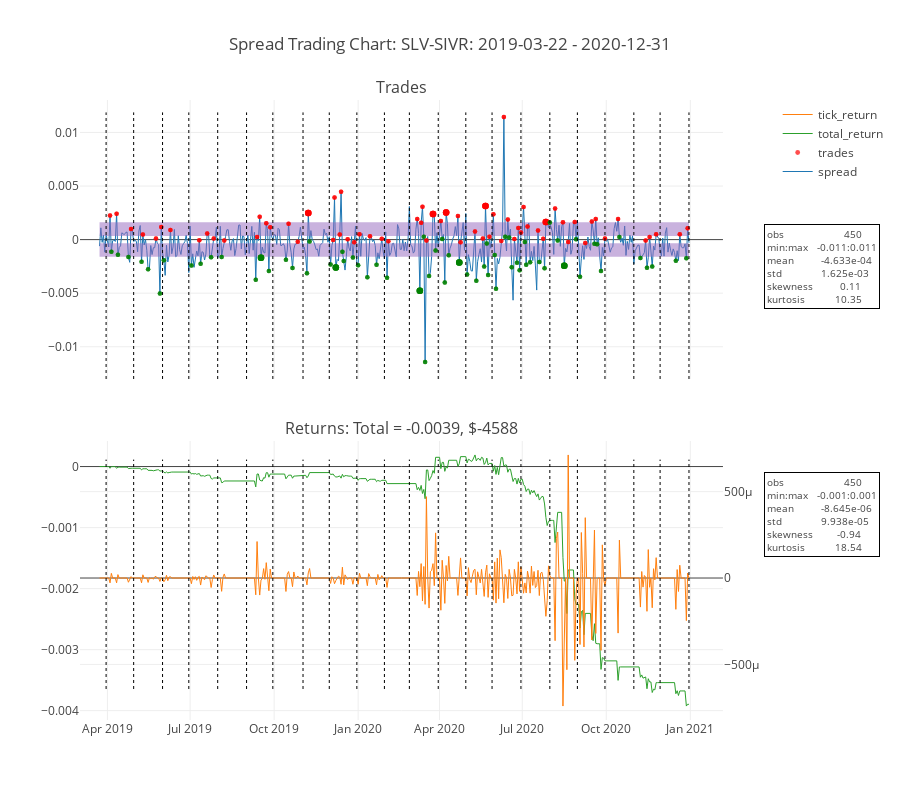

Here is the notebook cell this chart was saved with:
### Markdown cell above
### Experiment 1: Longer Window
* Below are the results for a 60 day window
* This strategy loses 0.0039, $4,588

### Code cell
strategy_params = dict(
    pair=pairs[0],
    window=60,
    open_threshold=0.00161,
    close_threshold=0.00034,
    run=True,
    transact_cost_per_share = 0.01,
    closed_positions = [],
)
strategy_params["df_ticks"] = utils.get_ticks(strategy_params["pair"], df_data, strategy_params["window"])

strategy = utils.Strategy(**strategy_params)
strategy.plot()

### Figure 1 — Plotly figure (JSON) as saved in the notebook; plotly's stock layout.template omitted (floating-point values rounded to 4 significant figures; data arrays with more than 128 entries replaced by an {"elided": "..."} marker saying what was removed)
{"data": [{"line": {"width": 1}, "name": "spread", "type": "scatter", "x": {"elided": "450 str values"}, "xaxis": "x", "y": {"elided": "450 float values"}, "yaxis": "y"}, {"hoverinfo": "skip", "line": {"width": 0}, "name": "close_threshold", "showlegend": false, "type": "scatter", "x": {"elided": "450 str values"}, "xaxis": "x", "y": {"elided": "450 float values"}, "yaxis": "y"}, {"fill": "tonexty", "hoverinfo": "skip", "line": {"color": "#9467BD", "width": 0}, "name": "open_threshold", "showlegend": false, "type": "scatter", "x": {"elided": "450 str values"}, "xaxis": "x", "y": {"elided": "450 float values"}, "yaxis": "y"}, {"hoverinfo": "skip", "line": {"width": 0}, "name": "close_threshold", "showlegend": false, "type": "scatter", "x": {"elided": "450 str values"}, "xaxis": "x", "y": {"elided": "450 float values"}, "yaxis": "y"}, {"fill": "tonexty", "hoverinfo": "skip", "line": {"color": "#9467BD", "width": 0}, "name": "open_threshold", "showlegend": false, "type": "scatter", "x": {"elided": "450 str values"}, "xaxis": "x", "y": {"elided": "450 float values"}, "yaxis": "y"}, {"hovertemplate": "%{text}", "marker": {"color": {"elided": "288 str values"}, "line": {"width": 0}, "size": {"elided": "288 float values"}}, "mode": "markers", "name": "trades", "text": {"elided": "288 str values"}, "type": "scatter", "x": {"elided": "288 str values"}, "xaxis": "x", "y": {"elided": "288 float values"}, "yaxis": "y"}, {"line": {"color": "#2CA02C", "width": 1}, "name": "total_return", "type": "scatter", "x": {"elided": "450 str values"}, "xaxis": "x2", "y": {"elided": "450 float values"}, "yaxis": "y3"}, {"line": {"color": "#FF7F0E", "width": 1}, "name": "tick_return", "type": "scatter", "x": {"elided": "450 str values"}, "xaxis": "x2", "y": {"elided": "450 float values"}, "yaxis": "y4"}], "layout": {"annotations": [{"font": {"size": 16}, "showarrow": false, "text": "Trades", "x": 0.47, "xanchor": "center", "xref": "paper", "y": 1, "yanchor": "bottom", "yref": "paper"}, {"font": {"size": 16}, "showarrow": false, "text": "Returns: Total = -0.0039, $-4588", "x": 0.47, "xanchor": "center", "xref": "paper", "y": 0.45, "yanchor": "bottom", "yref": "paper"}, {"align": "left", "bgcolor": "white", "bordercolor": "black", "borderpad": 2, "borderwidth": 1, "font": {"size": 10}, "showarrow": false, "text": "obs                    450<br>min:max   -0.001:0.001<br>mean         -8.645e-06<br>std             9.938e-05<br>skewness        -0.94<br>kurtosis          18.54", "x": 1, "xanchor": "left", "xref": "paper", "y": 0.4, "yanchor": "top", "yref": "paper"}, {"align": "left", "bgcolor": "white", "bordercolor": "black", "borderpad": 2, "borderwidth": 1, "font": {"size": 10}, "showarrow": false, "text": "obs                    450<br>min:max   -0.011:0.011<br>mean         -4.633e-04<br>std             1.625e-03<br>skewness         0.11<br>kurtosis          10.35", "x": 1, "xanchor": "left", "xref": "paper", "y": 0.8, "yanchor": "top", "yref": "paper"}], "autosize": true, "height": 800, "hoverlabel": {"font": {"family": "Courier New, monospace"}}, "shapes": [{"line": {"dash": "dot", "width": 1}, "type": "line", "x0": "2019-03-29", "x1": "2019-03-29", "xref": "x", "y0": 0.55, "y1": 0.98, "yref": "paper"}, {"line": {"dash": "dot", "width": 1}, "type": "line", "x0": "2019-03-29", "x1": "2019-03-29", "xref": "x", "y0": 0.05, "y1": 0.42, "yref": "paper"}, {"line": {"dash": "dot", "width": 1}, "type": "line", "x0": "2019-04-30", "x1": "2019-04-30", "xref": "x", "y0": 0.55, "y1": 0.98, "yref": "paper"}, {"line": {"dash": "dot", "width": 1}, "type": "line", "x0": "2019-04-30", "x1": "2019-04-30", "xref": "x", "y0": 0.05, "y1": 0.42, "yref": "paper"}, {"line": {"dash": "dot", "width": 1}, "type": "line", "x0": "2019-05-31", "x1": "2019-05-31", "xref": "x", "y0": 0.55, "y1": 0.98, "yref": "paper"}, {"line": {"dash": "dot", "width": 1}, "type": "line", "x0": "2019-05-31", "x1": "2019-05-31", "xref": "x", "y0": 0.05, "y1": 0.42, "yref": "paper"}, {"line": {"dash": "dot", "width": 1}, "type": "line", "x0": "2019-06-28", "x1": "2019-06-28", "xref": "x", "y0": 0.55, "y1": 0.98, "yref": "paper"}, {"line": {"dash": "dot", "width": 1}, "type": "line", "x0": "2019-06-28", "x1": "2019-06-28", "xref": "x", "y0": 0.05, "y1": 0.42, "yref": "paper"}, {"line": {"dash": "dot", "width": 1}, "type": "line", "x0": "2019-07-31", "x1": "2019-07-31", "xref": "x", "y0": 0.55, "y1": 0.98, "yref": "paper"}, {"line": {"dash": "dot", "width": 1}, "type": "line", "x0": "2019-07-31", "x1": "2019-07-31", "xref": "x", "y0": 0.05, "y1": 0.42, "yref": "paper"}, {"line": {"dash": "dot", "width": 1}, "type": "line", "x0": "2019-08-30", "x1": "2019-08-30", "xref": "x", "y0": 0.55, "y1": 0.98, "yref": "paper"}, {"line": {"dash": "dot", "width": 1}, "type": "line", "x0": "2019-08-30", "x1": "2019-08-30", "xref": "x", "y0": 0.05, "y1": 0.42, "yref": "paper"}, {"line": {"dash": "dot", "width": 1}, "type": "line", "x0": "2019-09-30", "x1": "2019-09-30", "xref": "x", "y0": 0.55, "y1": 0.98, "yref": "paper"}, {"line": {"dash": "dot", "width": 1}, "type": "line", "x0": "2019-09-30", "x1": "2019-09-30", "xref": "x", "y0": 0.05, "y1": 0.42, "yref": "paper"}, {"line": {"dash": "dot", "width": 1}, "type": "line", "x0": "2019-10-31", "x1": "2019-10-31", "xref": "x", "y0": 0.55, "y1": 0.98, "yref": "paper"}, {"line": {"dash": "dot", "width": 1}, "type": "line", "x0": "2019-10-31", "x1": "2019-10-31", "xref": "x", "y0": 0.05, "y1": 0.42, "yref": "paper"}, {"line": {"dash": "dot", "width": 1}, "type": "line", "x0": "2019-11-29", "x1": "2019-11-29", "xref": "x", "y0": 0.55, "y1": 0.98, "yref": "paper"}, {"line": {"dash": "dot", "width": 1}, "type": "line", "x0": "2019-11-29", "x1": "2019-11-29", "xref": "x", "y0": 0.05, "y1": 0.42, "yref": "paper"}, {"line": {"dash": "dot", "width": 1}, "type": "line", "x0": "2019-12-31", "x1": "2019-12-31", "xref": "x", "y0": 0.55, "y1": 0.98, "yref": "paper"}, {"line": {"dash": "dot", "width": 1}, "type": "line", "x0": "2019-12-31", "x1": "2019-12-31", "xref": "x", "y0": 0.05, "y1": 0.42, "yref": "paper"}, {"line": {"dash": "dot", "width": 1}, "type": "line", "x0": "2020-01-31", "x1": "2020-01-31", "xref": "x", "y0": 0.55, "y1": 0.98, "yref": "paper"}, {"line": {"dash": "dot", "width": 1}, "type": "line", "x0": "2020-01-31", "x1": "2020-01-31", "xref": "x", "y0": 0.05, "y1": 0.42, "yref": "paper"}, {"line": {"dash": "dot", "width": 1}, "type": "line", "x0": "2020-02-28", "x1": "2020-02-28", "xref": "x", "y0": 0.55, "y1": 0.98, "yref": "paper"}, {"line": {"dash": "dot", "width": 1}, "type": "line", "x0": "2020-02-28", "x1": "2020-02-28", "xref": "x", "y0": 0.05, "y1": 0.42, "yref": "paper"}, {"line": {"dash": "dot", "width": 1}, "type": "line", "x0": "2020-03-31", "x1": "2020-03-31", "xref": "x", "y0": 0.55, "y1": 0.98, "yref": "paper"}, {"line": {"dash": "dot", "width": 1}, "type": "line", "x0": "2020-03-31", "x1": "2020-03-31", "xref": "x", "y0": 0.05, "y1": 0.42, "yref": "paper"}, {"line": {"dash": "dot", "width": 1}, "type": "line", "x0": "2020-04-30", "x1": "2020-04-30", "xref": "x", "y0": 0.55, "y1": 0.98, "yref": "paper"}, {"line": {"dash": "dot", "width": 1}, "type": "line", "x0": "2020-04-30", "x1": "2020-04-30", "xref": "x", "y0": 0.05, "y1": 0.42, "yref": "paper"}, {"line": {"dash": "dot", "width": 1}, "type": "line", "x0": "2020-05-29", "x1": "2020-05-29", "xref": "x", "y0": 0.55, "y1": 0.98, "yref": "paper"}, {"line": {"dash": "dot", "width": 1}, "type": "line", "x0": "2020-05-29", "x1": "2020-05-29", "xref": "x", "y0": 0.05, "y1": 0.42, "yref": "paper"}, {"line": {"dash": "dot", "width": 1}, "type": "line", "x0": "2020-06-30", "x1": "2020-06-30", "xref": "x", "y0": 0.55, "y1": 0.98, "yref": "paper"}, {"line": {"dash": "dot", "width": 1}, "type": "line", "x0": "2020-06-30", "x1": "2020-06-30", "xref": "x", "y0": 0.05, "y1": 0.42, "yref": "paper"}, {"line": {"dash": "dot", "width": 1}, "type": "line", "x0": "2020-07-31", "x1": "2020-07-31", "xref": "x", "y0": 0.55, "y1": 0.98, "yref": "paper"}, {"line": {"dash": "dot", "width": 1}, "type": "line", "x0": "2020-07-31", "x1": "2020-07-31", "xref": "x", "y0": 0.05, "y1": 0.42, "yref": "paper"}, {"line": {"dash": "dot", "width": 1}, "type": "line", "x0": "2020-08-31", "x1": "2020-08-31", "xref": "x", "y0": 0.55, "y1": 0.98, "yref": "paper"}, {"line": {"dash": "dot", "width": 1}, "type": "line", "x0": "2020-08-31", "x1": "2020-08-31", "xref": "x", "y0": 0.05, "y1": 0.42, "yref": "paper"}, {"line": {"dash": "dot", "width": 1}, "type": "line", "x0": "2020-09-30", "x1": "2020-09-30", "xref": "x", "y0": 0.55, "y1": 0.98, "yref": "paper"}, {"line": {"dash": "dot", "width": 1}, "type": "line", "x0": "2020-09-30", "x1": "2020-09-30", "xref": "x", "y0": 0.05, "y1": 0.42, "yref": "paper"}, {"line": {"dash": "dot", "width": 1}, "type": "line", "x0": "2020-10-30", "x1": "2020-10-30", "xref": "x", "y0": 0.55, "y1": 0.98, "yref": "paper"}, {"line": {"dash": "dot", "width": 1}, "type": "line", "x0": "2020-10-30", "x1": "2020-10-30", "xref": "x", "y0": 0.05, "y1": 0.42, "yref": "paper"}, {"line": {"dash": "dot", "width": 1}, "type": "line", "x0": "2020-11-30", "x1": "2020-11-30", "xref": "x", "y0": 0.55, "y1": 0.98, "yref": "paper"}, {"line": {"dash": "dot", "width": 1}, "type": "line", "x0": "2020-11-30", "x1": "2020-11-30", "xref": "x", "y0": 0.05, "y1": 0.42, "yref": "paper"}, {"line": {"dash": "dot", "width": 1}, "type": "line", "x0": "2020-12-31", "x1": "2020-12-31", "xref": "x", "y0": 0.55, "y1": 0.98, "yref": "paper"}, {"line": {"dash": "dot", "width": 1}, "type": "line", "x0": "2020-12-31", "x1": "2020-12-31", "xref": "x", "y0": 0.05, "y1": 0.42, "yref": "paper"}], "title": {"text": "Spread Trading Chart: SLV-SIVR: 2019-03-22 - 2020-12-31"}, "xaxis": {"anchor": "y", "domain": [0, 0.94], "matches": "x2", "rangebreaks": [{"values": {"elided": "201 str values"}}], "showticklabels": false}, "xaxis2": {"anchor": "y3", "domain": [0, 0.94], "rangebreaks": [{"values": {"elided": "201 str values"}}]}, "yaxis": {"anchor": "x", "domain": [0.55, 1]}, "yaxis2": {"anchor": "x", "overlaying": "y", "side": "right"}, "yaxis3": {"anchor": "x2", "domain": [0, 0.45]}, "yaxis4": {"anchor": "x2", "overlaying": "y3", "side": "right"}}}
